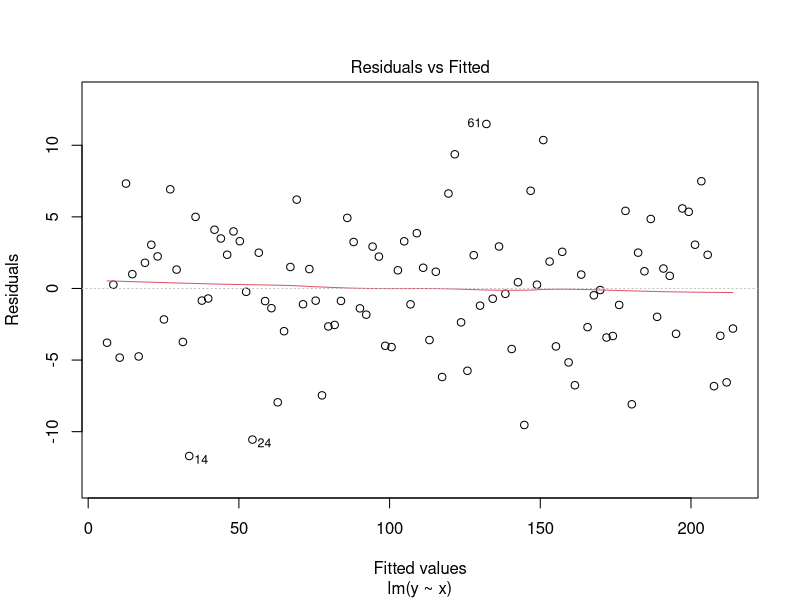
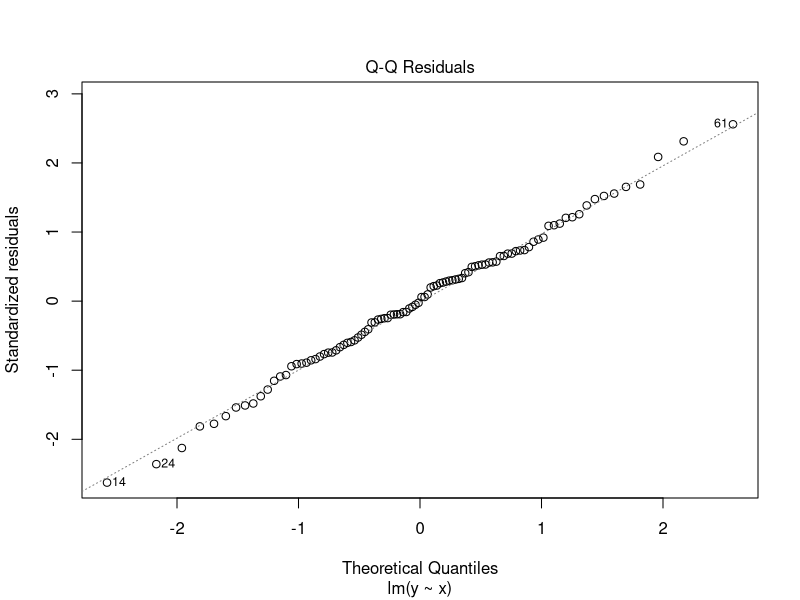
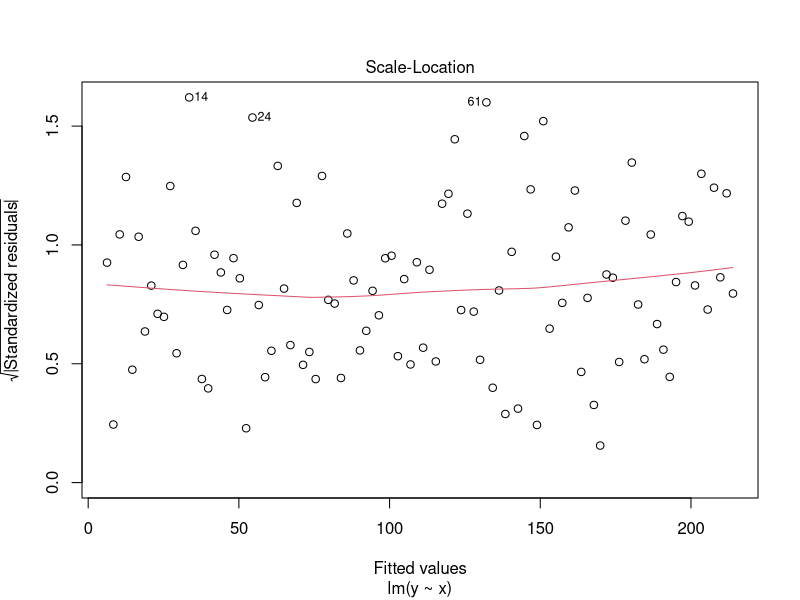
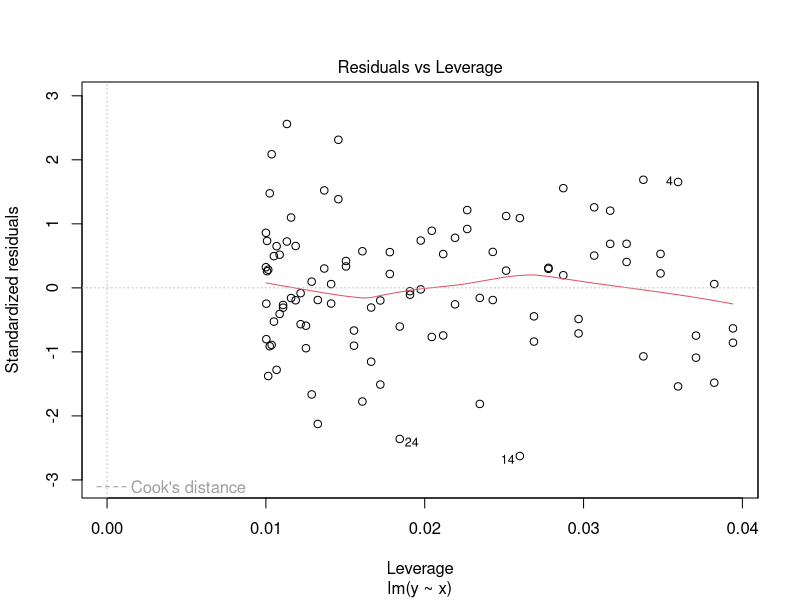
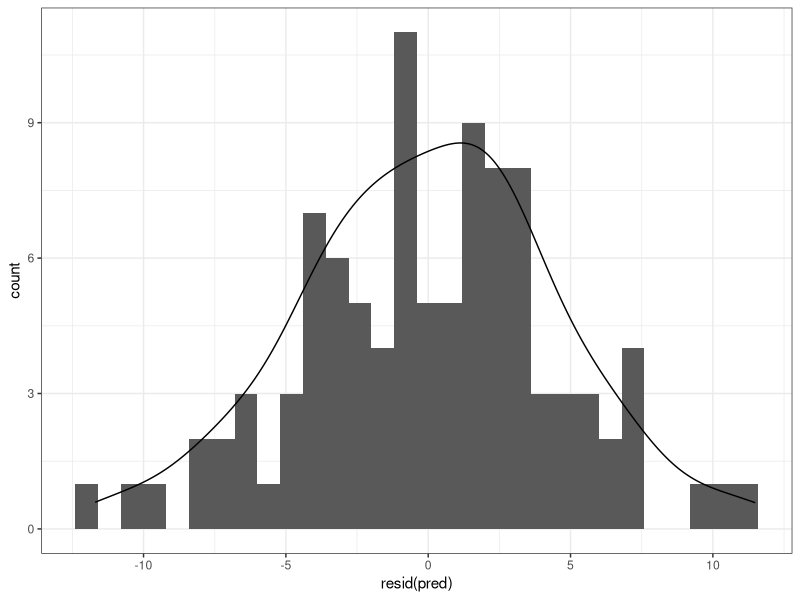
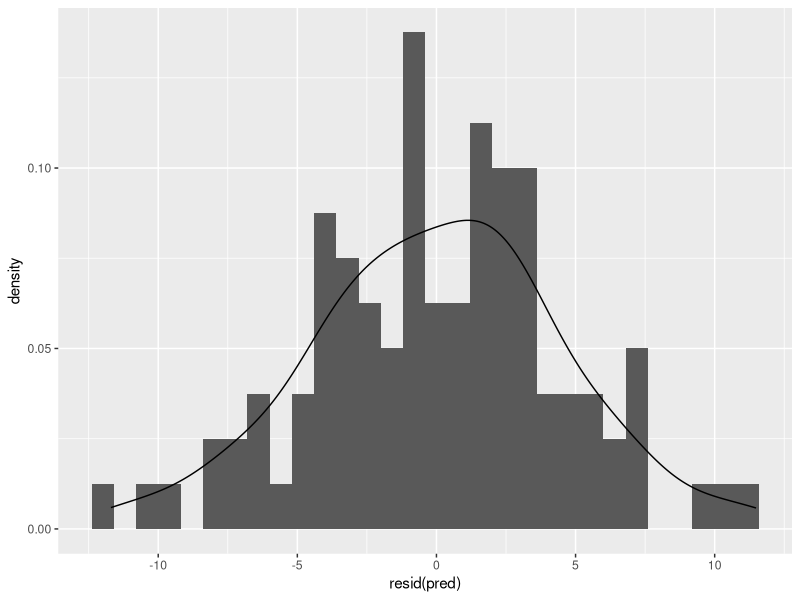
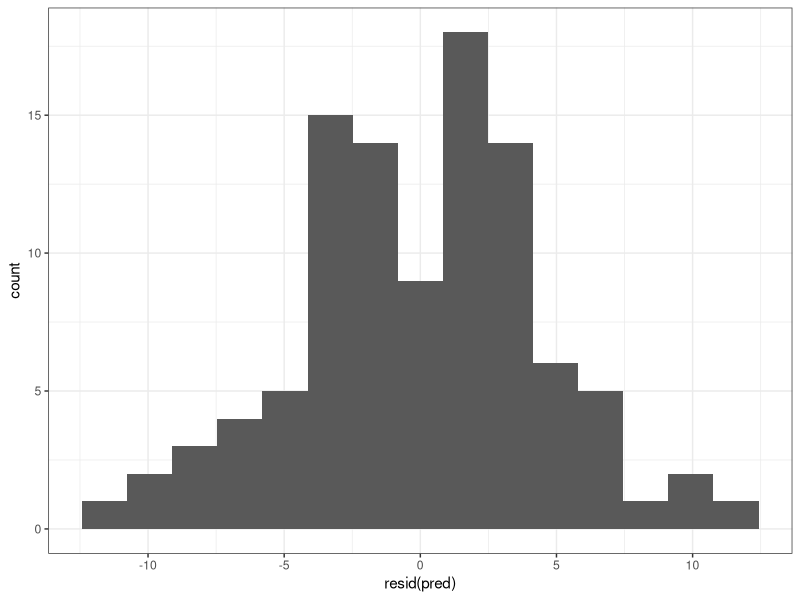

R code for these plots, in order: (Note: this script raises an error after producing the figures.)
library(tidyverse)


## Blaine Bateman example problem on Weighted Lin regression
# model <- lm(y ~ x, data = x_data)
# y_pred <- predict(model, data = new_x_data)


## Generate data for regression
set.seed(1)
x_data <- seq(1, 100, 1)
y_raw <- 3.5 + 2.1 * x_data
y_noise <- rnorm(n = 100, mean = 0, sd = 5)

y <- data.frame(x = x_data, y = y_raw + y_noise)

## Model

pred <- lm(y ~ x, data = y)

plot(pred)

resid(pred) # list of residuals

ggplot(data = pred, aes(x = resid(pred))) +
  geom_histogram() +
  geom_density(aes(y = ..count..)) +
  theme_bw()

ggplot(data = pred, aes(x = resid(pred))) +
  geom_histogram(aes(y = ..density..)) +
  geom_density(aes(y = ..density..)) 
theme_bw()

ggplot(data = pred, aes(x = resid(pred))) +
  stat_bin(geom = "bar", position = "dodge", bins = 15) +
  theme_bw()

summary(pred)

######### Test messier data

set.seed(2)

X_data2 <- seq(1, 1000, 1)

#

# Y is linear in x with uniform, periodic, and skewed noise

#

Y_raw2 <- 1.37 + 2.097 * x_data2

Y_noise2 <- (X_data2 / 100) * 25 * (sin(2 * pi * X_data2/100)) * 
  
  runif(n = length(X_data2), min = 3, max  = 4.5) +
  
  (X_data2 / 100)^3 * runif(n = 100, min = 1, max = 5)

Y <- data.frame(X = X_data2, Y = Y_raw2 + Y_noise2)

model2 <- lm(Y ~ X, data = Y)
plot(model2)
summary(model2)

ggplot(data = model2, aes(x = resid(model2))) +
  geom_histogram(aes(y = ..density..)) +
  theme_bw()





########################################################################






